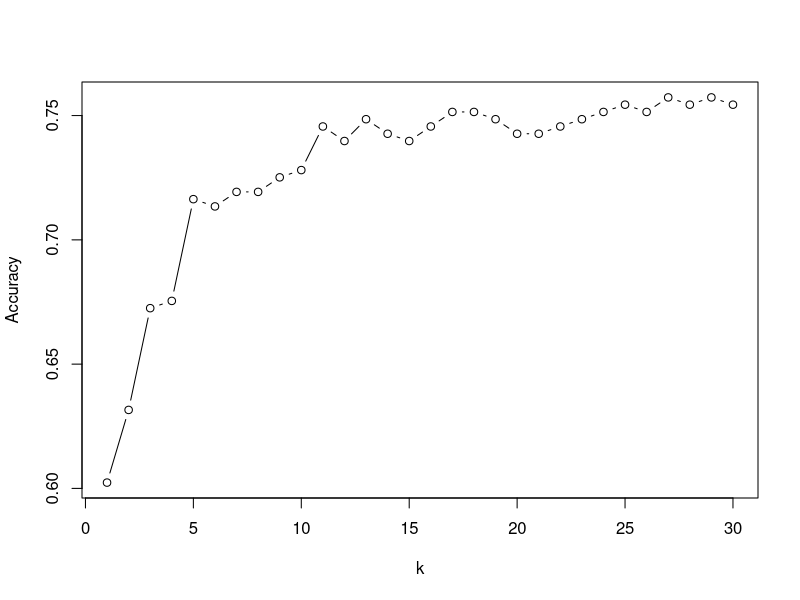

Source code (R):
library(dplyr)
library(class)
library(e1071)
library(survival)

# EXAM STEP 1: Load dataset from package
data(rotterdam, package = "survival")

# EXAM STEP 2: Explore and prepare data
str(rotterdam)
summary(rotterdam)

# EXAM STEP 3: Keep only alive patients (death = 0)
rot_alive <- rotterdam %>%
  filter(death == 0)

# EXAM STEP 4: Convert outcome to factor
rot_alive$recur <- factor(rot_alive$recur)

# EXAM STEP 5: Select relevant predictors + outcome
rot_df <- rot_alive %>%
  select(recur, age, size, grade, nodes, pgr, er)

# EXAM STEP 6: Split data into training (80%) / test (20%)
set.seed(100)
train_idx <- sample(1:nrow(rot_df), size = 0.8 * nrow(rot_df))
train.data <- rot_df[train_idx, ]
test.data <- rot_df[-train_idx, ]

# ---------------------------
# EXAM STEP 7: Logistic Regression (LR)
# - Use summary() to find significant predictors (p < 0.05)
# - Positive coefficient => higher relapse risk
# ---------------------------
lr_model <- glm(recur ~ ., data = train.data, family = "binomial")
summary(lr_model)

# Predicted probabilities and classes (threshold = 0.5)
lr_prob <- predict(lr_model, newdata = test.data, type = "response")
lr_pred <- ifelse(lr_prob > 0.5, 1, 0)
lr_pred <- factor(lr_pred, levels = c(0, 1))

lr_cm <- table(Predicted = lr_pred, Actual = test.data$recur)
lr_acc <- mean(lr_pred == test.data$recur)

lr_cm
lr_acc

# ---------------------------
# EXAM STEP 8: kNN (requires normalization)
# ---------------------------
nor <- function(x) {
  (x - min(x)) / (max(x) - min(x))
}

rot_knn <- rot_df
rot_knn[, c("age", "grade", "nodes", "pgr", "er")] <-
  lapply(rot_knn[, c("age", "grade", "nodes", "pgr", "er")], nor)

# size is a factor (<=20, 20-50, >50). Convert to numeric rank for kNN.
rot_knn$size <- as.numeric(factor(rot_knn$size, levels = c("<=20", "20-50", ">50")))

set.seed(100)
train_knn <- rot_knn[train_idx, ]
test_knn <- rot_knn[-train_idx, ]

# EXAM STEP 9: Choose best k (loop over k and pick max accuracy)
acc_k <- numeric(30)
for (k in 1:30) {
  set.seed(101)
  knn_pred <- knn(
    train = train_knn[, -1],
    test = test_knn[, -1],
    cl = train_knn$recur,
    k = k
  )
  acc_k[k] <- mean(knn_pred == test_knn$recur)
}

plot(acc_k, type = "b", xlab = "k", ylab = "Accuracy")

best_k <- which.max(acc_k)
best_k

set.seed(101)
knn_best <- knn(
  train = train_knn[, -1],
  test = test_knn[, -1],
  cl = train_knn$recur,
  k = best_k
)

knn_cm <- table(Predicted = knn_best, Actual = test_knn$recur)
knn_acc <- mean(knn_best == test_knn$recur)

knn_cm
knn_acc

# ---------------------------
# EXAM STEP 10: SVM (Linear + Tuned Radial)
# - Linear kernel first
# - Then tune radial kernel using cost + gamma
# ---------------------------

# Linear SVM
svm_linear <- svm(recur ~ ., data = train_knn, kernel = "linear")
svm_pred_lin <- predict(svm_linear, newdata = test_knn)

svm_lin_cm <- table(Predicted = svm_pred_lin, Actual = test_knn$recur)
svm_lin_acc <- mean(svm_pred_lin == test_knn$recur)

svm_lin_cm
svm_lin_acc

# Tuned radial SVM (nonlinear kernel)
set.seed(123)
svm_tune <- tune.svm(
  recur ~ ., data = train_knn, kernel = "radial",
  cost = 10^(-1:2), gamma = c(0.1, 0.5, 1, 2)
)

best_svm <- svm_tune$best.model
svm_pred_rad <- predict(best_svm, newdata = test_knn)

svm_rad_cm <- table(Predicted = svm_pred_rad, Actual = test_knn$recur)
svm_rad_acc <- mean(svm_pred_rad == test_knn$recur)

svm_rad_cm
svm_rad_acc

# ---------------------------
# EXAM STEP 11: Performance comparison
# - Accuracy, FPR, FNR
# ---------------------------
calc_metrics <- function(cm) {
  tp <- cm["1", "1"]
  tn <- cm["0", "0"]
  fp <- cm["1", "0"]
  fn <- cm["0", "1"]
  acc <- (tp + tn) / sum(cm)
  fpr <- fp / (fp + tn)
  fnr <- fn / (fn + tp)
  data.frame(Accuracy = acc, FPR = fpr, FNR = fnr)
}

results <- rbind(
  LR = calc_metrics(lr_cm),
  kNN = calc_metrics(knn_cm),
  SVM_Linear = calc_metrics(svm_lin_cm),
  SVM_Radial = calc_metrics(svm_rad_cm)
)

results
